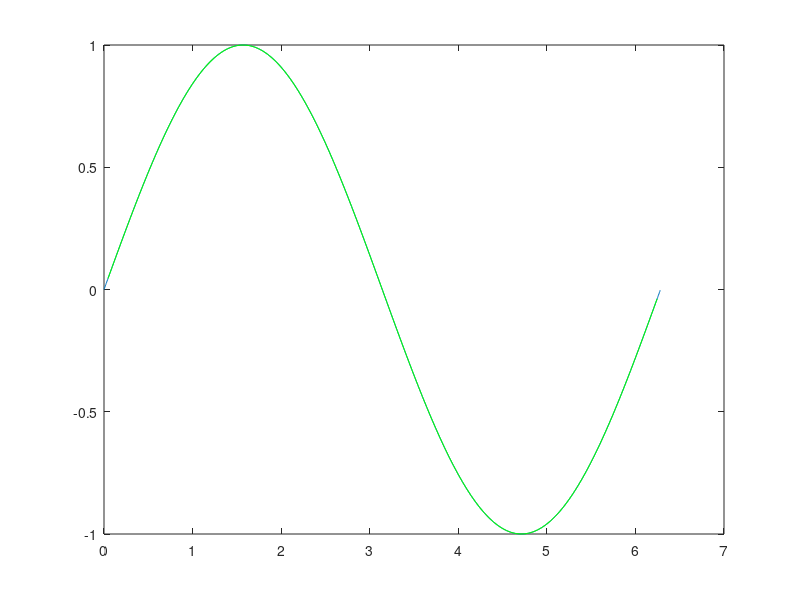

Write MATLAB code to recreate this figure. (Note: this script raises an error after producing the figure.)
clear all; clc; close all;
x = [0:0.005:(2*pi)];
y = sin(x);
plot(x, y);
xt = [];
yt = [];
for i = 1:size(x, 2)
	if mod(i, 10) ==0
		xt = [xt, x(i)];
		yt = [yt, y(i)];
	end	
end
hold on;
plot (xt, yt, 'color', 'g');

siso_cmac = train(xt, yt, 1000);
o =[];
for i =[ 1:size(yt, 2)]
	output = get_output(siso_cmac, xt(i));
	o = [o, output];
end

plot(xt, o, 'color', 'r');
